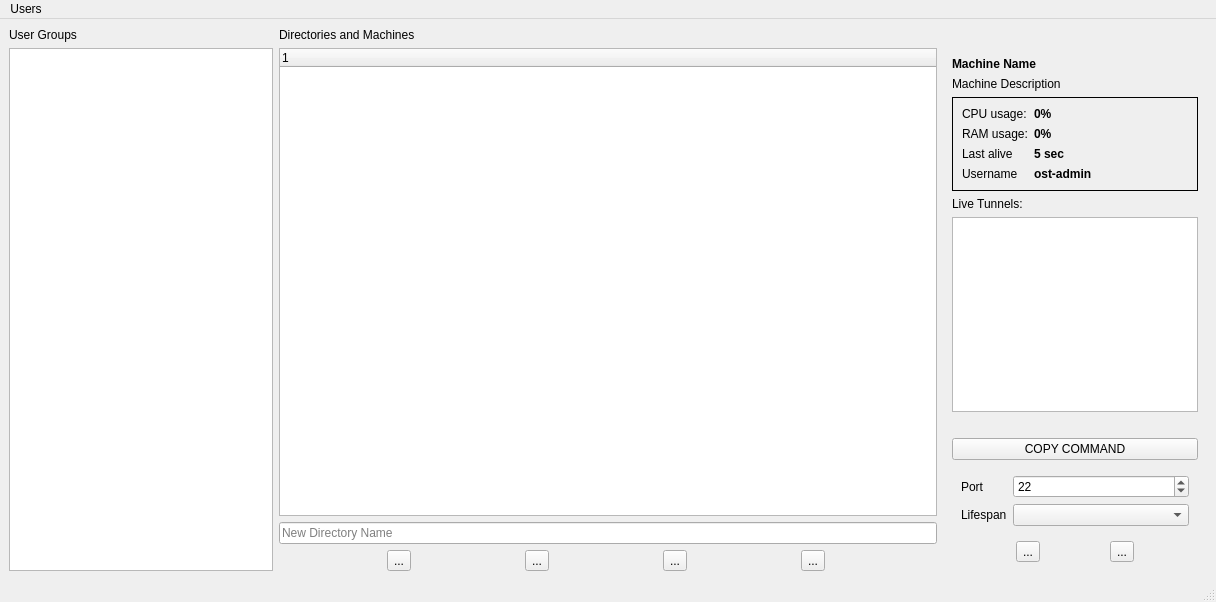
<?xml version="1.0" encoding="UTF-8"?>
<ui version="4.0">
 <class>MainWindow</class>
 <widget class="QMainWindow" name="MainWindow">
  <property name="geometry">
   <rect>
    <x>0</x>
    <y>0</y>
    <width>1216</width>
    <height>602</height>
   </rect>
  </property>
  <property name="windowTitle">
   <string>Open Support Tool Client</string>
  </property>
  <widget class="QWidget" name="centralwidget">
   <layout class="QVBoxLayout" name="verticalLayout_2">
    <item>
     <layout class="QHBoxLayout" name="horizontalLayout" stretch="2,5,2">
      <item>
       <layout class="QVBoxLayout" name="verticalLayoutGroups" stretch="0,0">
        <property name="spacing">
         <number>6</number>
        </property>
        <item>
         <widget class="QLabel" name="label">
          <property name="text">
           <string>User Groups</string>
          </property>
         </widget>
        </item>
        <item>
         <widget class="QListWidget" name="listWidgetUserGroups"/>
        </item>
       </layout>
      </item>
      <item>
       <layout class="QVBoxLayout" name="verticalLayoutMachines">
        <item>
         <widget class="QLabel" name="label_2">
          <property name="text">
           <string>Directories and Machines</string>
          </property>
         </widget>
        </item>
        <item>
         <widget class="QTreeWidget" name="treeWidgetMachines">
          <column>
           <property name="text">
            <string/>
           </property>
          </column>
         </widget>
        </item>
        <item>
         <widget class="QLineEdit" name="lineEditDirectoryName">
          <property name="placeholderText">
           <string>New Directory Name</string>
          </property>
         </widget>
        </item>
        <item>
         <layout class="QHBoxLayout" name="horizontalLayout_2">
          <item>
           <widget class="QToolButton" name="toolButtonDirectoryCreate">
            <property name="text">
             <string>...</string>
            </property>
           </widget>
          </item>
          <item>
           <widget class="QToolButton" name="toolButtonMachineCreate">
            <property name="text">
             <string>...</string>
            </property>
           </widget>
          </item>
          <item>
           <widget class="QToolButton" name="toolButtonMove">
            <property name="text">
             <string>...</string>
            </property>
           </widget>
          </item>
          <item>
           <widget class="QToolButton" name="toolButtonRemove">
            <property name="text">
             <string>...</string>
            </property>
           </widget>
          </item>
         </layout>
        </item>
       </layout>
      </item>
      <item>
       <layout class="QVBoxLayout" name="verticalLayoutDetails">
        <item>
         <widget class="QStackedWidget" name="stackedWidget">
          <property name="currentIndex">
           <number>1</number>
          </property>
          <widget class="QWidget" name="stackDirectory"/>
          <widget class="QWidget" name="stackMachine">
           <layout class="QVBoxLayout" name="verticalLayout">
            <item>
             <widget class="QLabel" name="label_3">
              <property name="text">
               <string/>
              </property>
              <property name="pixmap">
               <pixmap resource="resources.qrc">:/icons/res/machine.svg</pixmap>
              </property>
              <property name="alignment">
               <set>Qt::AlignCenter</set>
              </property>
             </widget>
            </item>
            <item>
             <widget class="QLabel" name="machineNameLabel">
              <property name="font">
               <font>
                <weight>75</weight>
                <bold>true</bold>
               </font>
              </property>
              <property name="text">
               <string>Machine Name</string>
              </property>
             </widget>
            </item>
            <item>
             <widget class="QLabel" name="machineDescriptionLabel">
              <property name="text">
               <string>Machine Description</string>
              </property>
              <property name="wordWrap">
               <bool>true</bool>
              </property>
             </widget>
            </item>
            <item>
             <widget class="QFrame" name="formFrame">
              <property name="frameShape">
               <enum>QFrame::Box</enum>
              </property>
              <layout class="QFormLayout" name="formLayout">
               <item row="0" column="0">
                <widget class="QLabel" name="label_4">
                 <property name="text">
                  <string>CPU usage:</string>
                 </property>
                </widget>
               </item>
               <item row="1" column="0">
                <widget class="QLabel" name="label_5">
                 <property name="text">
                  <string>RAM usage:</string>
                 </property>
                </widget>
               </item>
               <item row="0" column="1">
                <widget class="QLabel" name="labelCpuUsage">
                 <property name="font">
                  <font>
                   <weight>75</weight>
                   <bold>true</bold>
                  </font>
                 </property>
                 <property name="text">
                  <string>0%</string>
                 </property>
                </widget>
               </item>
               <item row="1" column="1">
                <widget class="QLabel" name="labelRamUsage">
                 <property name="font">
                  <font>
                   <weight>75</weight>
                   <bold>true</bold>
                  </font>
                 </property>
                 <property name="text">
                  <string>0%</string>
                 </property>
                </widget>
               </item>
               <item row="2" column="0">
                <widget class="QLabel" name="label_6">
                 <property name="text">
                  <string>Last alive</string>
                 </property>
                </widget>
               </item>
               <item row="2" column="1">
                <widget class="QLabel" name="labelLastAlive">
                 <property name="font">
                  <font>
                   <weight>75</weight>
                   <bold>true</bold>
                  </font>
                 </property>
                 <property name="text">
                  <string>5 sec</string>
                 </property>
                </widget>
               </item>
               <item row="3" column="0">
                <widget class="QLabel" name="label_10">
                 <property name="text">
                  <string>Username</string>
                 </property>
                </widget>
               </item>
               <item row="3" column="1">
                <widget class="QLabel" name="labelUsername">
                 <property name="font">
                  <font>
                   <weight>75</weight>
                   <bold>true</bold>
                  </font>
                 </property>
                 <property name="text">
                  <string>ost-admin</string>
                 </property>
                </widget>
               </item>
              </layout>
             </widget>
            </item>
            <item>
             <widget class="QLabel" name="label_7">
              <property name="text">
               <string>Live Tunnels:</string>
              </property>
             </widget>
            </item>
            <item>
             <widget class="QListWidget" name="listWidgetTunnels">
              <property name="sizeAdjustPolicy">
               <enum>QAbstractScrollArea::AdjustToContents</enum>
              </property>
              <property name="selectionMode">
               <enum>QAbstractItemView::SingleSelection</enum>
              </property>
              <property name="selectionBehavior">
               <enum>QAbstractItemView::SelectRows</enum>
              </property>
             </widget>
            </item>
            <item>
             <widget class="QLabel" name="labelSSHcommand">
              <property name="text">
               <string/>
              </property>
              <property name="textInteractionFlags">
               <set>Qt::LinksAccessibleByMouse|Qt::TextSelectableByKeyboard|Qt::TextSelectableByMouse</set>
              </property>
             </widget>
            </item>
            <item>
             <widget class="QPushButton" name="pushButton">
              <property name="text">
               <string>COPY COMMAND</string>
              </property>
             </widget>
            </item>
            <item>
             <widget class="QFrame" name="formFrame_2">
              <layout class="QFormLayout" name="formLayout_2">
               <item row="0" column="0">
                <widget class="QLabel" name="label_8">
                 <property name="text">
                  <string>Port</string>
                 </property>
                </widget>
               </item>
               <item row="0" column="1">
                <widget class="QSpinBox" name="spinBoxPort">
                 <property name="minimum">
                  <number>1</number>
                 </property>
                 <property name="maximum">
                  <number>65535</number>
                 </property>
                 <property name="value">
                  <number>22</number>
                 </property>
                </widget>
               </item>
               <item row="1" column="0">
                <widget class="QLabel" name="label_9">
                 <property name="text">
                  <string>Lifespan</string>
                 </property>
                </widget>
               </item>
               <item row="1" column="1">
                <widget class="QComboBox" name="comboBoxLifespan"/>
               </item>
              </layout>
             </widget>
            </item>
            <item>
             <layout class="QHBoxLayout" name="horizontalLayout_3">
              <item>
               <widget class="QToolButton" name="toolButtonCreateTunnel">
                <property name="text">
                 <string>...</string>
                </property>
               </widget>
              </item>
              <item>
               <widget class="QToolButton" name="toolButtonDestroyTunnel">
                <property name="text">
                 <string>...</string>
                </property>
               </widget>
              </item>
             </layout>
            </item>
           </layout>
          </widget>
         </widget>
        </item>
       </layout>
      </item>
     </layout>
    </item>
   </layout>
  </widget>
  <widget class="QMenuBar" name="menubar">
   <property name="geometry">
    <rect>
     <x>0</x>
     <y>0</y>
     <width>1216</width>
     <height>21</height>
    </rect>
   </property>
   <widget class="QMenu" name="menuUsers">
    <property name="title">
     <string>Users</string>
    </property>
    <addaction name="actionMy_Account"/>
    <addaction name="actionManage_Users_and_Accessess"/>
   </widget>
   <addaction name="menuUsers"/>
  </widget>
  <widget class="QStatusBar" name="statusbar"/>
  <action name="actionMachineCreate">
   <property name="text">
    <string>Create Machine</string>
   </property>
   <property name="toolTip">
    <string>&lt;html&gt;&lt;head/&gt;&lt;body&gt;&lt;p&gt;Opens a dialog where you can create a machine in selected directory.&lt;/p&gt;&lt;/body&gt;&lt;/html&gt;</string>
   </property>
  </action>
  <action name="actionMove">
   <property name="text">
    <string>Move</string>
   </property>
   <property name="toolTip">
    <string>&lt;html&gt;&lt;head/&gt;&lt;body&gt;&lt;p&gt;Moves machine or directory to a different directory&lt;/p&gt;&lt;/body&gt;&lt;/html&gt;</string>
   </property>
  </action>
  <action name="actionCreate_Directory">
   <property name="text">
    <string>Create Directory</string>
   </property>
   <property name="toolTip">
    <string>&lt;html&gt;&lt;head/&gt;&lt;body&gt;&lt;p&gt;Creates a new directory (creating to the root is only allowed for admin)&lt;/p&gt;&lt;/body&gt;&lt;/html&gt;</string>
   </property>
  </action>
  <action name="actionDestroy">
   <property name="text">
    <string>Destroy</string>
   </property>
   <property name="toolTip">
    <string>&lt;html&gt;&lt;head/&gt;&lt;body&gt;&lt;p&gt;Destroys the Machine or the Directory&lt;/p&gt;&lt;/body&gt;&lt;/html&gt;</string>
   </property>
  </action>
  <action name="actionRequest_a_Tunnel">
   <property name="text">
    <string>Request a Tunnel</string>
   </property>
   <property name="toolTip">
    <string>&lt;html&gt;&lt;head/&gt;&lt;body&gt;&lt;p&gt;Requests a new tunnel to a specified port&lt;/p&gt;&lt;/body&gt;&lt;/html&gt;</string>
   </property>
  </action>
  <action name="actionDestroy_the_Tunnel">
   <property name="text">
    <string>Destroy the Tunnel</string>
   </property>
   <property name="toolTip">
    <string>&lt;html&gt;&lt;head/&gt;&lt;body&gt;&lt;p&gt;Destroys the selected tunnel&lt;/p&gt;&lt;/body&gt;&lt;/html&gt;</string>
   </property>
  </action>
  <action name="actionMy_Account">
   <property name="text">
    <string>My Account</string>
   </property>
  </action>
  <action name="actionManage_Users_and_Accessess">
   <property name="text">
    <string>Manage Users and Accessess</string>
   </property>
  </action>
 </widget>
 <resources>
  <include location="resources.qrc"/>
 </resources>
 <connections/>
</ui>
